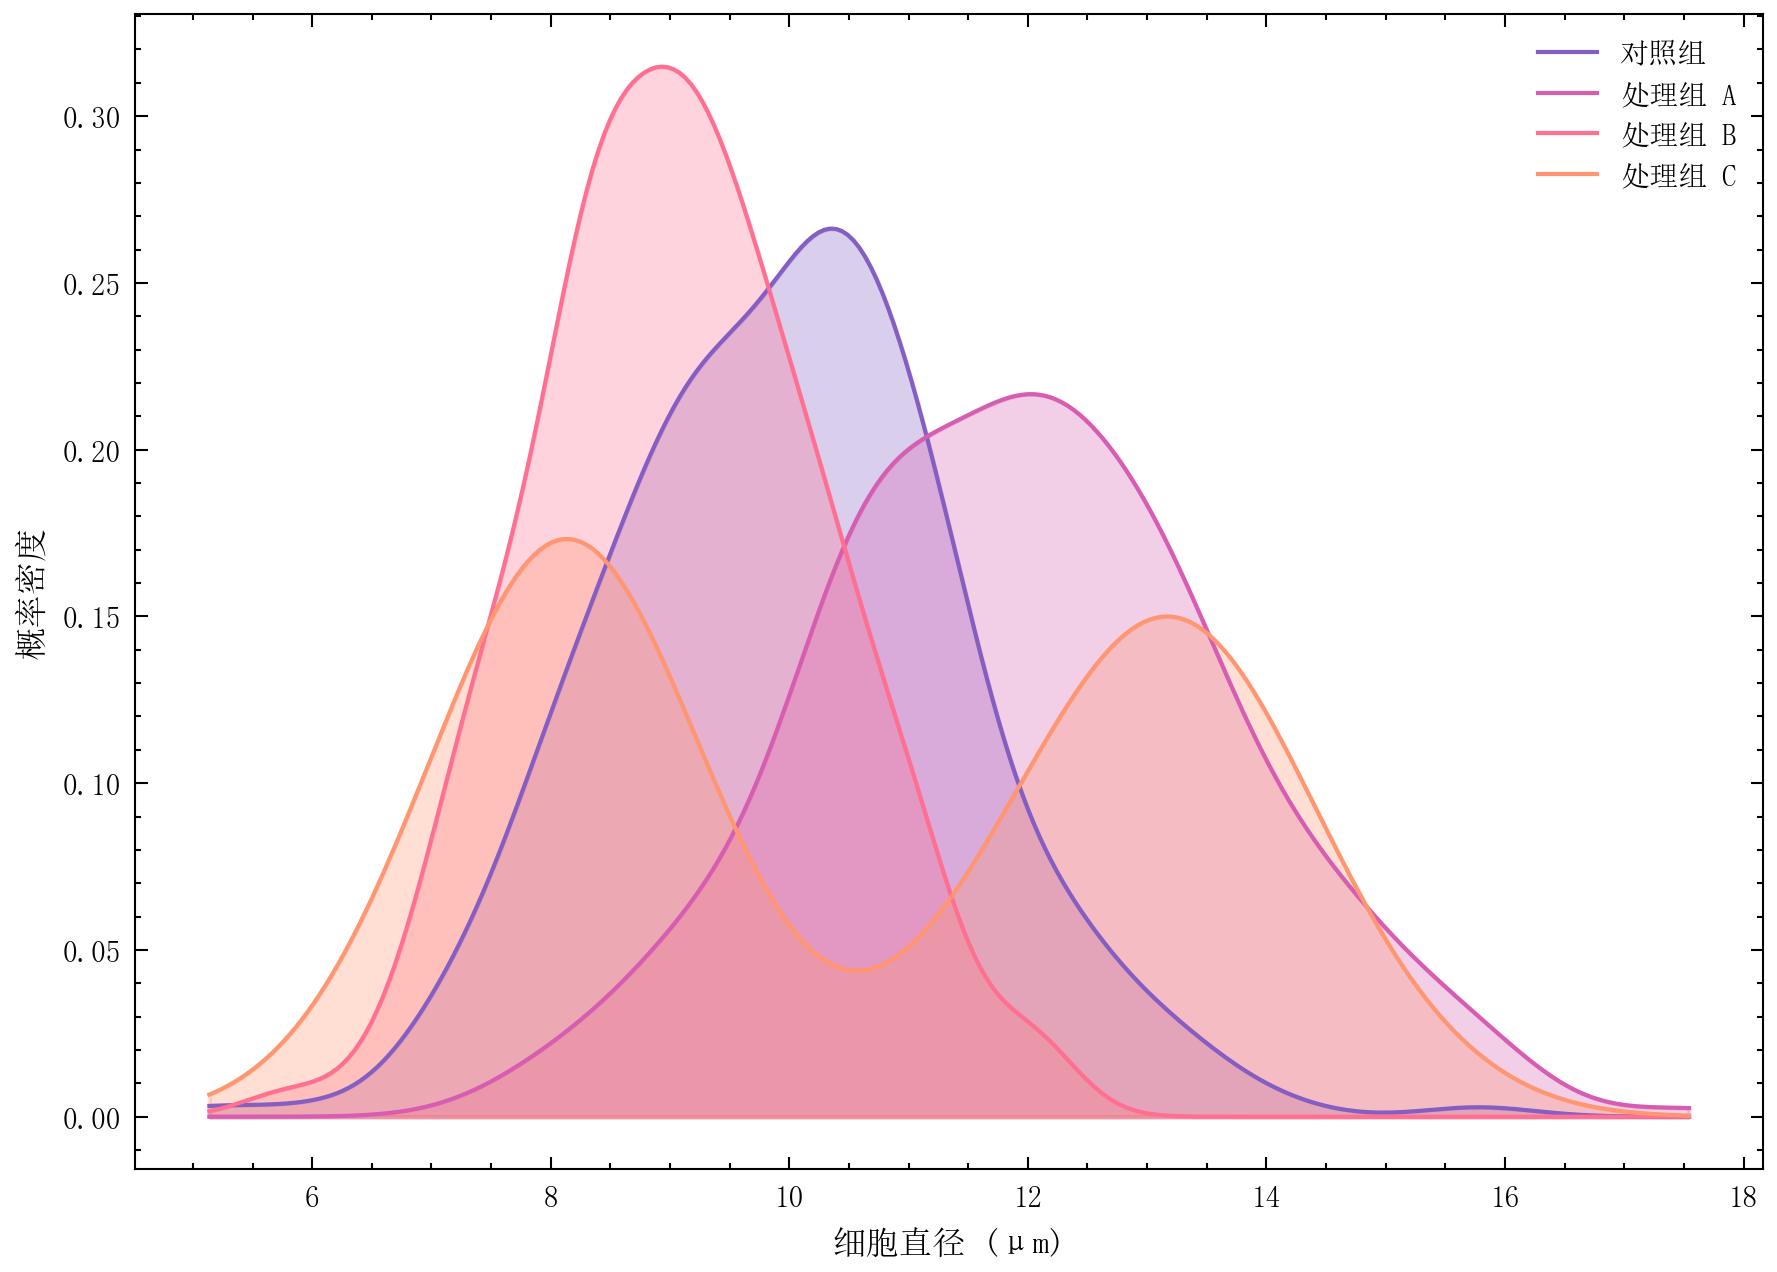

This chart was generated by the following Python code:
"""
08_density.py — 多组核密度估计图

展示 SciPlot 的 plot_multi_density() 功能：4 个实验组的测量值分布。
使用 fill=True 填充密度曲线下方区域，Nature 默认样式，中文标签。
"""

import numpy as np
import sciplot as sp

# 可复现随机种子
np.random.seed(42)

# ── 数据生成 ──────────────────────────────────────────────────
# 模拟 4 个实验组的测量值（如不同处理条件下的细胞直径，单位 μm）
n_samples = 300

# 对照组：均值 10，标准差 1.5
group_control = np.random.normal(loc=10.0, scale=1.5, size=n_samples)

# 处理组 A：均值 12，标准差 1.8（轻微增大）
group_a = np.random.normal(loc=12.0, scale=1.8, size=n_samples)

# 处理组 B：均值 9，标准差 1.2（略微减小，更集中）
group_b = np.random.normal(loc=9.0, scale=1.2, size=n_samples)

# 处理组 C：双峰分布（两种亚群）
n_half = n_samples // 2
group_c_sub1 = np.random.normal(loc=8.0, scale=0.8, size=n_half)
group_c_sub2 = np.random.normal(loc=13.0, scale=1.0, size=n_samples - n_half)
group_c = np.concatenate([group_c_sub1, group_c_sub2])

data_list = [group_control, group_a, group_b, group_c]
labels = ["对照组", "处理组 A", "处理组 B", "处理组 C"]

# ── 绘图 ──────────────────────────────────────────────────────
fig, ax = sp.plot_multi_density(
    data_list,
    labels=labels,
    xlabel="细胞直径 (μm)",
    ylabel="概率密度",
    fill=True,
    alpha=0.3,
)

# ── 保存 ──────────────────────────────────────────────────────
sp.save(fig, "showcase/08_density", formats=("png",), dpi=300)
